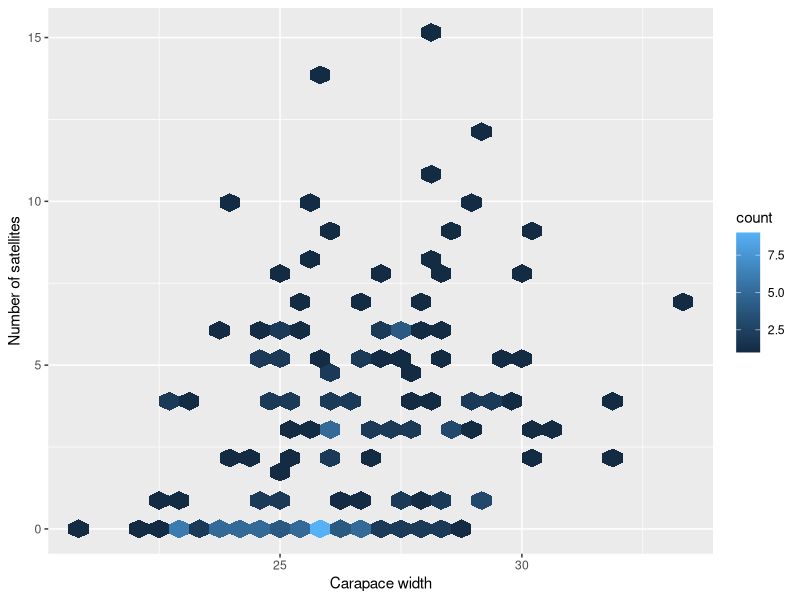

Source code (R):
## ---- chunk 1
library(tidyverse)
## ---- chunk 2
(crab <- read_table("data/Crabs.dat"))
## ---- chunk 3
crab %>%
  ggplot() +
  aes(x = width, y = sat) +
  geom_hex() +
  labs(
    x = "Carapace width",
    y = "Number of satellites"
  )
## ---- chunk 4
crab %>%
  group_by(width = cut_interval(width, n = 8))
